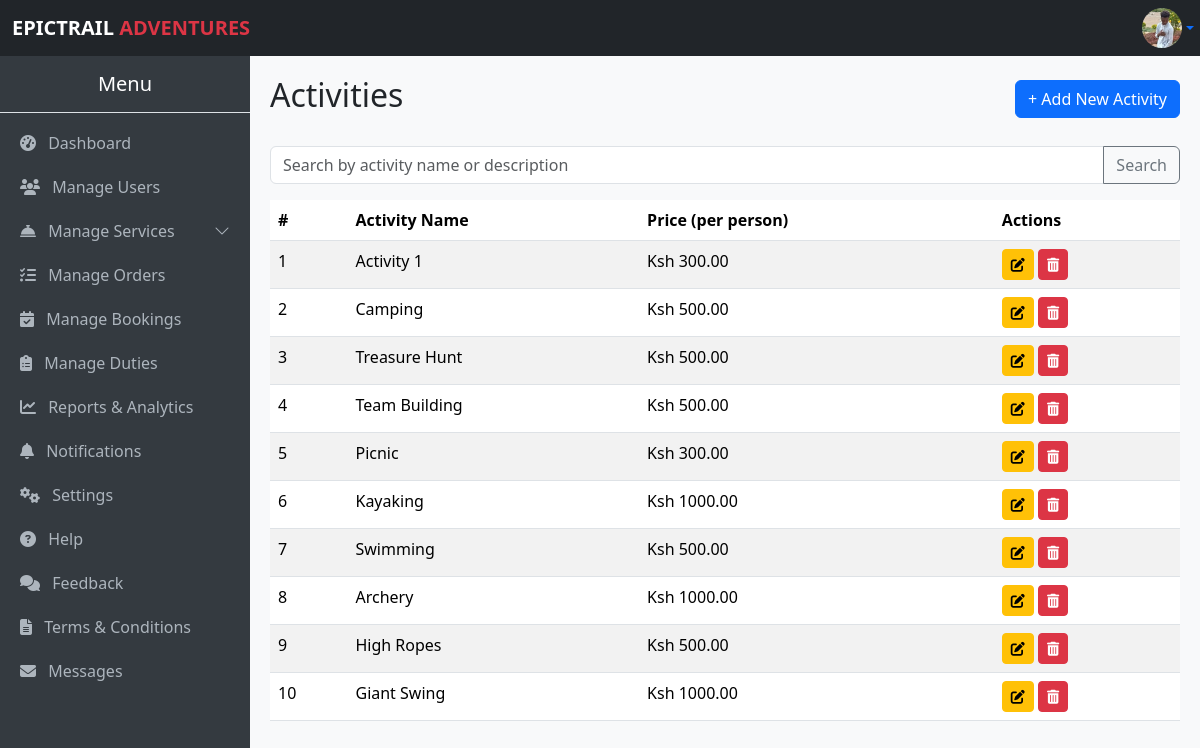
Page /activities/ (signed in) on the committed database.
### myApp/models.py (models this page shows, shortened)
class Profile(models.Model):
    profile_user = models.OneToOneField(User, on_delete=models.CASCADE)
    profile_phone = models.CharField(max_length=15, blank=True, null=True)
    profile_photo = models.ImageField(upload_to='profile_photos/', null=True, blank=True)

class Activity(models.Model):
    activity_name = models.CharField(max_length=100)
    activity_description = models.TextField()
    activity_price_per_person = models.DecimalField(max_digits=8, decimal_places=2)
    activity_image = models.ImageField(upload_to='activity_images/', blank=True, null=True)
    activity_created_at = models.DateTimeField(auto_now_add=True)

### myApp/views.py (the view)
# urls.py: path('activities/', views.activity_list, name='activity_list'),
@login_required
@user_passes_test(lambda u: u.is_staff or u.is_superuser)
def activity_list(request):
    query = request.GET.get('q', '').strip()
    activity_list = Activity.objects.all().order_by('-activity_created_at')
    if query:
        activity_list = activity_list.filter(
            Q(name__icontains=query) |
            Q(description__icontains=query)
        )
    paginator = Paginator(activity_list, 10)
    page_number = request.GET.get('page')
    activities = paginator.get_page(page_number)
    return render(
        request,
        'activity.list.html',
        {'activities': activities, 'query': query}
    )

### myApp/context_processors.py (called while the page is built)
def total_users(request):
    return {'total_users': User.objects.count()}

def total_bookings(request):
    return {'total_bookings': Booking.objects.count()}

def total_amount(request):
    total = 0
    if request.user.is_authenticated:
        bookings = Booking.objects.all()  # optionally filter by user=request.user
        booking_total = sum(booking.amount_required for booking in bookings)
        food_orders = FoodOrder.objects.all()  # optionally filter by user=request.user
        food_total = sum(order.total_price() for order in food_orders)  # <- call the method
        total = booking_total + food_total
    return {'total_amount': total}

def total_cost(request):
    if not request.user.is_authenticated:
        return {
            'user_bookings': [],
            'user_total_amount': 0,
        }
    bookings = Booking.objects.filter(booking_user=request.user).prefetch_related(
        'booking_activities', 'booking_packages', 'booking_rooms', 'booking_food', 'booking_tours'
    )
    total_amount = sum(b.amount_required for b in bookings)
    return {
        'user_bookings': bookings,
        'user_total_amount': total_amount,
    }

### myApp/models.py (called while the page is built)
    @property
    def nights_spent(self):
        if self.booking_check_in and self.booking_check_out:
            days = (self.booking_check_out - self.booking_check_in).days
            return max(days, 1)
        return 1

    @property
    def amount_required(self):
        pax = self.booking_pax
        room_cost = sum(
            room.room_room_type.roomType_price_per_night * pax * self.nights_spent
            for room in self.booking_rooms.all()
        )
        activities_cost = sum(
            a.activity_price_per_person * pax for a in self.booking_activities.all()
        )
        package_cost = sum(
            p.package_price_per_person * pax for p in self.booking_packages.all()
        )
        food_cost = sum(
            f.food_price_per_person * pax for f in self.booking_food.all()
        )
        tour_cost = sum(
            t.tour_price_per_person * pax for t in self.booking_tours.all()
        )
        return room_cost + activities_cost + package_cost + food_cost + tour_cost

    def total_price(self):
        return self.foodOrder_food.food_price_per_person * self.foodOrder_quantity

### myApp/templates/activity.list.html
{% extends 'base.admin.html' %} {% block title %}Activities{% endblock %} {% block content %}
<div class="d-flex justify-content-between align-items-center mb-4">
    <h2>Activities</h2>
    <a href="{% url 'add_activity' %}" class="btn btn-primary">+ Add New Activity</a>
</div>
<form method="GET" class="mb-3">
    <div class="input-group">
        <input type="text" name="q" value="{{ request.GET.q }}" class="form-control" placeholder="Search by activity name or description">
        <button class="btn btn-outline-secondary" type="submit">Search</button>
    </div>
</form>
{% if activities %}
<div class="table-responsive">
    <table class="table table-striped">
    <thead>
        <tr>
            <th>#</th>
            <th>Activity Name</th>
            <th>Price (per person)</th>
            <th>Actions</th>
        </tr>
    </thead>
    <tbody>
        {% for activity in activities %}
        <tr>
            <td>{{ forloop.counter }}</td>
            <td>{{ activity.activity_name }}</td>
            <td>Ksh {{ activity.activity_price_per_person }}</td>
            <td>
                <a href="{% url 'edit_activity' activity.id %}" class="btn btn-warning btn-sm"><i class="fas fa-edit"></i></a>
                <a href="{% url 'delete_activity' activity.id %}" class="btn btn-danger btn-sm" onclick="return confirm('Are you sure you want to delete this activity?')">
                    <i class="fas fa-trash-alt"></i>
                </a>
            </td>
        </tr>
        {% endfor %}
    </tbody>
</table>
</div>
{% else %}
<p class="text-muted">No activities available. Click "Add Activity" to create one.</p>
{% endif %} {% endblock %}

### myApp/templates/base.admin.html (shortened to what this page needs)
<!DOCTYPE html>
<html lang="en">
<head>
    <link href="https://cdn.jsdelivr.net/npm/bootstrap@5.3.3/dist/css/bootstrap.min.css" rel="stylesheet">
    <link rel="stylesheet" href="https://cdn.jsdelivr.net/npm/bootstrap-icons@1.11.3/font/bootstrap-icons.css">
    <link rel="stylesheet" href="https://cdnjs.cloudflare.com/ajax/libs/font-awesome/6.5.2/css/all.min.css">
</head>
<body>
    <nav class="navbar navbar-expand-lg navbar-dark bg-dark">
        <div class="container-fluid">
            <a class="navbar-brand" href="#"><strong>EPICTRAIL <span class="text-danger">ADVENTURES</span></strong></a>
            <div class="d-flex align-items-center">
                <div class="dropdown ms-2">
                    <a class="d-flex align-items-center justify-content-center dropdown-toggle"
                        type="button"
                        id="profileDropdown"
                        data-bs-toggle="dropdown"
                        aria-expanded="false"
                        style="width: 40px; height: 40px;"
                        title="Manage Profile">
                        {% if user.profile.profile_photo %}
                            <img src="{{ user.profile.profile_photo.url }}" alt="{{ user.username }}" class="rounded-circle" width="40" height="40">
                        {% else %}
                            <i class="bi bi-person"></i>
                        {% endif %}
                    </a>
                </div>
            </div>
        </div>
    </nav>
    <div class="collapse d-lg-block sidebar" id="sidebarMenu">
        <h5 class="text-center py-3 border-bottom">Menu</h5>
        <a href="{% url 'admin_dashboard' %}"><i class="fas fa-tachometer-alt me-2"></i> Dashboard</a>
        <a href="{% url 'users' %}"><i class="fas fa-users me-2"></i> Manage Users</a>
        <a class="d-flex justify-content-between align-items-center" data-bs-toggle="collapse" href="#servicesMenu" role="button" aria-expanded="false" aria-controls="servicesMenu">
            <span><i class="fas fa-concierge-bell me-2"></i> Manage Services</span>
            <i class="bi bi-chevron-down"></i>
        </a>
        <a href="{% url 'manage_orders' %}"><i class="fas fa-tasks me-2"></i> Manage Orders</a>
        <a href="{% url 'booking_list' %}"><i class="fas fa-calendar-check me-2"></i> Manage Bookings</a>
        <a href="{% url 'duties' %}"><i class="fas fa-clipboard-list me-2"></i> Manage Duties</a>
        <a href="{% url 'reports_analytics' %}"><i class="fas fa-chart-line me-2"></i> Reports & Analytics</a>
        <a href="{% url 'notifications' %}"><i class="fas fa-bell me-2"></i> Notifications</a>
        <a href="{% url 'system_settings' %}"><i class="fas fa-cogs me-2"></i> Settings</a>
        <a href="#"><i class="fas fa-question-circle me-2"></i> Help</a>
        <a href="#"><i class="fas fa-comments me-2"></i> Feedback</a>
        <a href="#"><i class="fas fa-file-alt me-2"></i> Terms & Conditions</a>
        <a href="#"><i class="fas fa-envelope me-2 mb-5"></i> Messages</a>
    </div>
    <div class="content">
        {% block content %}{% endblock %}
    </div>
</body>
</html>

### myApp/templates/base.admin.html (style rules this page uses)
body { margin: 0; padding: 0; }
.navbar { position: fixed; top: 0; left: 0; width: 100%; z-index: 1030; }
.sidebar { position: fixed; top: 56px; left: 0; width: 250px; height: calc(100vh - 56px); background-color: #343a40; color: #fff; overflow-y: auto; }
.sidebar a { color: #adb5bd; text-decoration: none; display: block; padding: 10px 20px; }
.content { margin-top: 56px; margin-left: 250px; padding: 20px; background-color: #f8f9fa; min-height: calc(100vh - 56px); }

### rows in the picture
Activity: activity_name "Activity 1", activity_price_per_person "300.00"
Activity: activity_name "Camping", activity_price_per_person "500.00"
Activity: activity_name "Treasure Hunt", activity_price_per_person "500.00"
Activity: activity_name "Team Building", activity_price_per_person "500.00"
Activity: activity_name "Picnic", activity_price_per_person "300.00"
Activity: activity_name "Kayaking", activity_price_per_person "1000.00"
Activity: activity_name "Swimming", activity_price_per_person "500.00"
Activity: activity_name "Archery", activity_price_per_person "1000.00"
Activity: activity_name "High Ropes", activity_price_per_person "500.00"
Activity: activity_name "Giant Swing", activity_price_per_person "1000.00"
